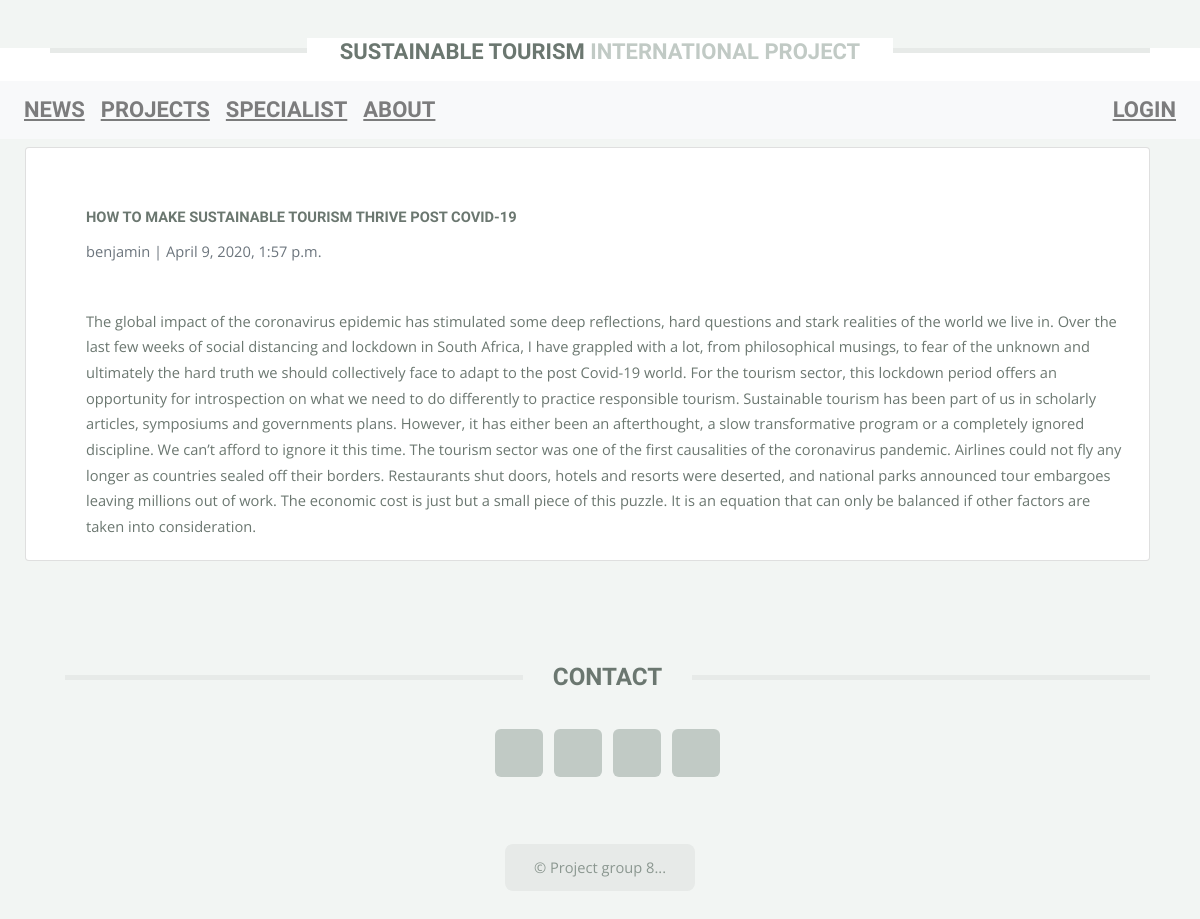
/links/how-make-sustainable-tourism-thrive-post-covid-19/, run on the app's committed database.
### blog/models.py (models this page shows, shortened)
class Post(models.Model):
    title = models.CharField(max_length=200, unique=True)
    slug = models.SlugField(max_length=200, unique=True)
    author = models.ForeignKey(User, on_delete=models.CASCADE, related_name='blog_posts')
    updated_on = models.DateTimeField(auto_now=True)
    content = models.TextField()
    created_on = models.DateTimeField(auto_now_add=True)
    status = models.IntegerField(choices=STATUS, default=0)
    class Meta:
        ordering = ['-created_on']

### blog/views.py (the view)
# urls.py: path('links/<slug:slug>/', views.PostDetail.as_view(), name='post_detail'),
class PostDetail(generic.DetailView):
    model = Post
    template_name = 'post_detail.html'

### templates/post_detail.html
{% extends "base.html" %}
{% load static %}
{% block content %}
<div class="container mt-5">
  <div class="row">
    <div class="col-md-12 card mb-2">
      <div class="card-body">
        <h1 class="card-title">{% block title %} {{ object.title }} {% endblock title %}</h1>
        <p class=" text-muted">{{ post.author }} | {{ post.created_on }}</p>
        <p class="card-text ">{{ object.content | safe }}</p>
      </div>
    </div>
  </div>
</div>
{% endblock content %}

### static/main.css (style rules this page uses)
html, body, div, span, applet, object, iframe, h1, h2, h3, h4, h5, h6, p, blockquote, pre, a, abbr, acronym, address, big, cite, code, del, dfn, em, img, ins, kbd, q, s, samp, small, strike, strong, sub, sup, tt, var, b, u, i, center, dl, dt, dd, ol, ul, li, fieldset, form, label, legend, table, caption, tbody, tfoot, thead, tr, th, td, article, aside, canvas, details, embed, figure, figcaption, footer, header, hgroup, menu, nav, output, ruby, section, summary, time, mark, audio, video { margin: 0; padding: 0; border: 0; font-size: 100%; font: inherit; vertical-align: baseline; }
body { line-height: 1; min-height:100vh; }
body { -webkit-text-size-adjust: none; }
html { box-sizing: border-box; }
*, *:before, *:after { box-sizing: inherit; }
body { background: #f2f5f3; }
body, input, textarea, select { font-family: 'Open Sans', sans-serif; font-weight: 400; color: #6b7770; font-size: 13pt; line-height: 2em; }
h1, h2, h3, h4, h5, h6 { font-family: 'Open Sans Condensed', sans-serif; font-weight: 700; text-transform: uppercase; color: #6b7770; margin: 0 0 0.5em 0; line-height: 1.3; }
p, ul, ol, dl, table { margin-bottom: 3em; }
section > :last-child, section:last-child, article > :last-child, article:last-child { margin-bottom: 0; }
.container { margin: 0 auto; max-width: 100%; width: 64em; }
@media screen and (max-width: 1680px) { .container { width: 75em; } }
@media screen and (max-width: 1280px) { .container { width: calc(100% - 100px); } }
.row { display: flex; flex-wrap: wrap; box-sizing: border-box; align-items: stretch; }
.row > * { box-sizing: border-box; }
.row { margin-top: -50px; margin-left: -50px; }
.row > * { padding: 50px 0 0 50px; }
@media screen and (max-width: 1680px) { .row { display: flex; flex-wrap: wrap; box-sizing: border-box; align-items: stretch; } }
@media screen and (max-width: 1680px) { .row > * { box-sizing: border-box; } }
@media screen and (max-width: 1680px) { .row { margin-top: -50px; margin-left: -50px; } }
@media screen and (max-width: 1680px) { .row > * { padding: 50px 0 0 50px; } }
@media screen and (max-width: 1280px) { .row { display: flex; flex-wrap: wrap; box-sizing: border-box; align-items: stretch; } }
@media screen and (max-width: 1280px) { .row > * { box-sizing: border-box; } }
@media screen and (max-width: 1280px) { .row { margin-top: -40px; margin-left: -40px; } }
@media screen and (max-width: 1280px) { .row > * { padding: 40px 0 0 40px; } }
body { padding-top: 3.25em; }
@media screen and (max-width: 1680px) { body, input, textarea, select { font-size: 12pt; line-height: 1.75em; } }
@media screen and (max-width: 1280px) { body, input, textarea, select { font-size: 11pt; } }

### data on the page
Post: title "HOW TO MAKE SUSTAINABLE TOURISM THRIVE POST COVID-19", author "benjamin", created_on "April 9, 2020, 1:57 p.m.", content "The global impact of the coronavirus epidemic has stimulated some deep reflections, hard questions and stark realities of the world we live in. Over the last few weeks of social distancing and lockdown in South Africa, I have grappled with a lot, from philosophical musings, to fear of the unknown and ultimately the hard truth we should collectively face to adapt to the post Covid-19 world. For the tourism sector, this lockdown period offers an opportunity for introspection on what we need to do differently to practice responsible tourism. Sustainable tourism has been part of us in scholarly articles, symposiums and governments plans. However, it has either been an afterthought, a slow…"
